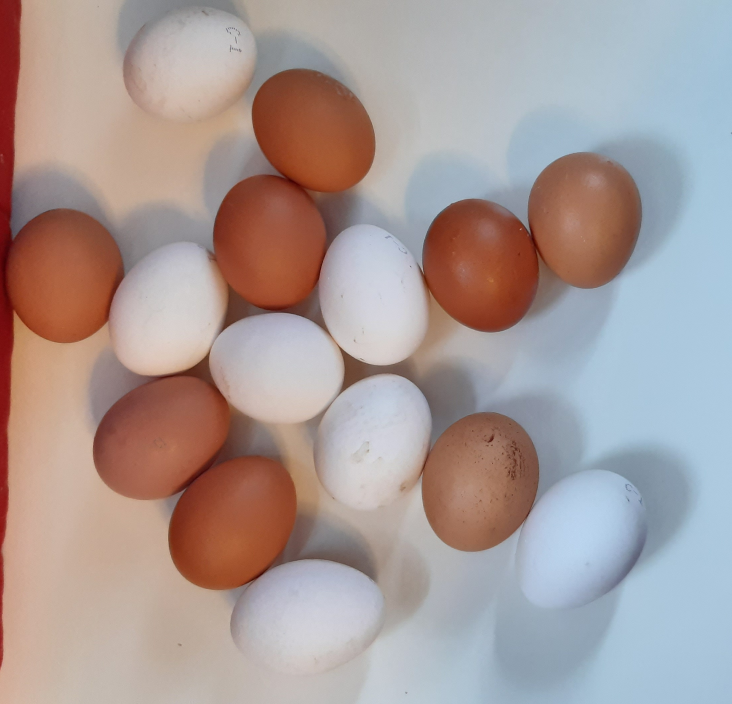
#> input picture data/01.jpg, 2196 x 2112 px (shown at 1/3 size)
$ python -i main.py   (imports and definitions only)
#> lines starting #> are read from the running program, lines starting #| are printed output that depends on the picture; after the words box and inside, x2 and y2 are one past the last pixel; in counts of white or black regions, pixels touching at a corner belong together
#> further down, picture is the input picture: shape (2112, 2196, 3); mean B, G, R 152.3, 154.7, 168.9
from fastapi import FastAPI, File, UploadFile
from fastapi.responses import JSONResponse
import cv2
import numpy as np
from PIL import Image
import io
import base64

# [1 line not run here, left out]

# Предполагается, что глобально определён словарь:
CLASSES = {1: 'белое яйцо', 2: 'коричневое яйцо'}

def encode_image(img):
    _, buffer = cv2.imencode('.png', img)
    return base64.b64encode(buffer).decode('utf-8')

def clean_mask(mask, size):
    kernel = cv2.getStructuringElement(cv2.MORPH_ELLIPSE, (size, size))
    cleaned = cv2.morphologyEx(mask, cv2.MORPH_OPEN, kernel)
    closed = cv2.morphologyEx(cleaned, cv2.MORPH_CLOSE, kernel)
    return closed

def process_image(image):
    # Разделение на каналы
    b, g, r, *_ = cv2.split(image)
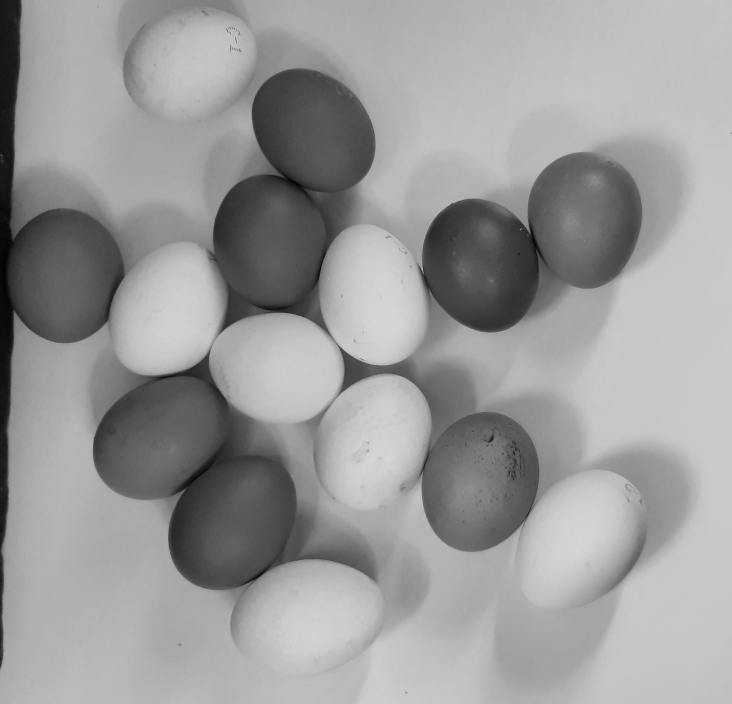
#> g: shape (2112, 2196) (shown at 1/3 size); min 0, max 218, mean 154.7
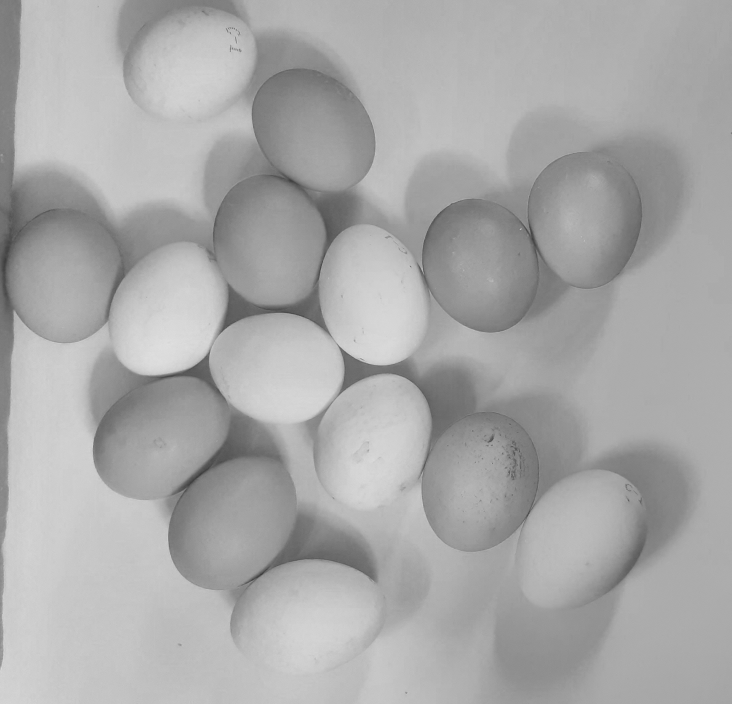
#> r: shape (2112, 2196) (shown at 1/3 size); min 46, max 227, mean 168.9

    # Бинаризация каждого канала
    _, white_red_mask = cv2.threshold(r, 200, 255, cv2.THRESH_BINARY)
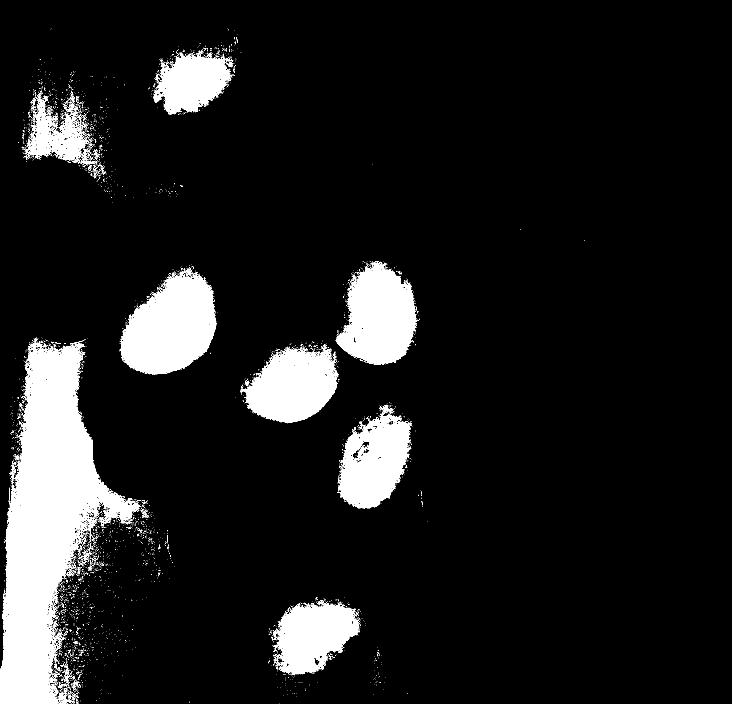
#> white_red_mask: shape (2112, 2196) (shown at 1/3 size); 10.3% white; 4638 white regions (4487 under 20 px), largest, box (x1, y1, x2, y2) and area: (0, 1019, 420, 2112) 193712, (359, 815, 651, 1124) 60051, (1007, 783, 1257, 1095) 49114
    _, white_green_mask = cv2.threshold(g, 185, 255, cv2.THRESH_BINARY)
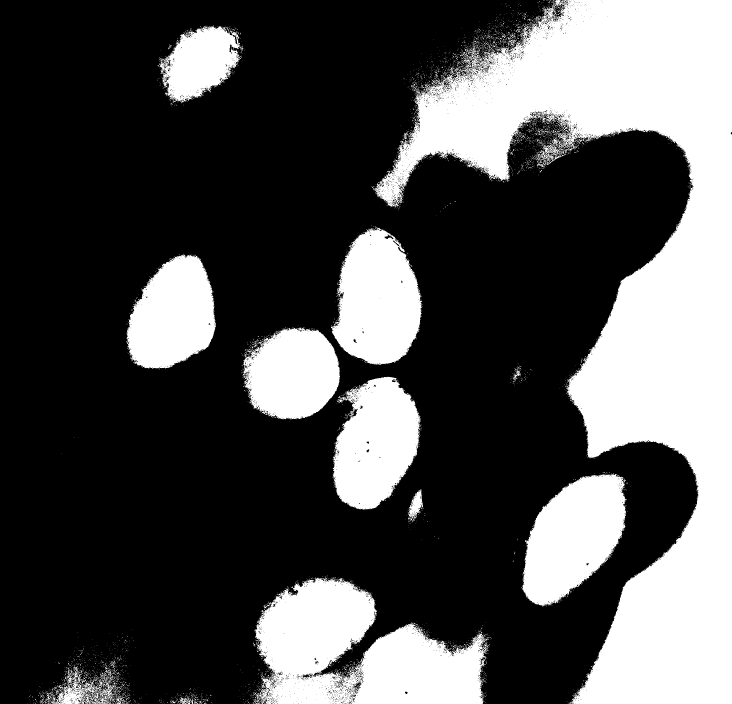
#> white_green_mask: shape (2112, 2196) (shown at 1/3 size); 30.7% white; 4106 white regions (4005 under 20 px), largest, box (x1, y1, x2, y2) and area: (1119, 0, 2196, 2112) 831779, (763, 1731, 1466, 2112) 168021, (1567, 1420, 1880, 1820) 81639
    _, white_blue_mask = cv2.threshold(b, 150, 255, cv2.THRESH_BINARY)
#> white_blue_mask: shape (2112, 2196); 64% white; 2428 black regions (2367 under 20 px), largest, box (x1, y1, x2, y2) and area: (0, 0, 1929, 2050) 1654743, (1813, 1576, 1942, 1782) 4754, (530, 1929, 547, 1944) 153

    _, brown_down_red_mask = cv2.threshold(r, 60, 255, cv2.THRESH_BINARY)
#> brown_down_red_mask: shape (2112, 2196); 100% white; black in thin lines or dots, all inside (x1, y1, x2, y2) = (567, 717, 1599, 1742)
    _, brown_up_red_mask = cv2.threshold(r, 210, 255, cv2.THRESH_BINARY_INV)
#> brown_up_red_mask: shape (2112, 2196); 98.5% white; 1828 black regions (1783 under 20 px), largest, box (x1, y1, x2, y2) and area: (388, 912, 638, 1117) 29496, (1056, 894, 1219, 1087) 17443, (1050, 1331, 1184, 1499) 8040
    _, brown_down_green_mask = cv2.threshold(g, 60, 255, cv2.THRESH_BINARY)
#> brown_down_green_mask: shape (2112, 2196); 95.7% white; 918 black regions (878 under 20 px), largest, box (x1, y1, x2, y2) and area: (0, 0, 156, 2000) 71244, (664, 251, 995, 996) 31704, (1374, 659, 1641, 989) 27943
    _, brown_up_green_mask = cv2.threshold(g, 200, 255, cv2.THRESH_BINARY_INV)
#> brown_up_green_mask: shape (2112, 2196); 93.5% white; 8201 black regions (8016 under 20 px), largest, box (x1, y1, x2, y2) and area: (2018, 717, 2196, 1605) 60574, (1052, 738, 1243, 1086) 47192, (1609, 1459, 1850, 1748) 42811
    _, brown_down_blue_mask = cv2.threshold(b, 110, 255, cv2.THRESH_BINARY)
#> brown_down_blue_mask: shape (2112, 2196); 76.3% white; 430 black regions (410 under 20 px), largest, box (x1, y1, x2, y2) and area: (278, 1040, 1131, 1773) 291454, (620, 205, 1370, 1294) 272498, (1254, 460, 1926, 1014) 227188
    _, brown_up_blue_mask = cv2.threshold(b, 250, 255, cv2.THRESH_BINARY_INV)
#> brown_up_blue_mask: shape (2112, 2196); every value is 255

    brown_red_mask = cv2.bitwise_and(brown_down_red_mask, brown_up_red_mask)
    brown_green_mask = cv2.bitwise_and(brown_down_green_mask, brown_up_green_mask)
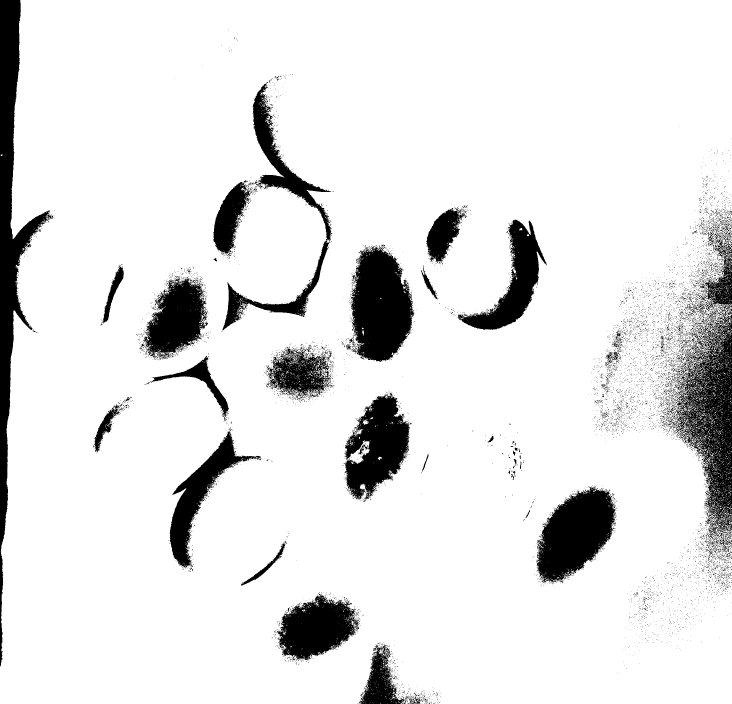
#> brown_green_mask: shape (2112, 2196) (shown at 1/3 size); 89.2% white; 9119 black regions (8894 under 20 px), largest, box (x1, y1, x2, y2) and area: (0, 0, 156, 2000) 71244, (2018, 717, 2196, 1605) 60574, (1052, 738, 1243, 1086) 47192
    brown_blue_mask = cv2.bitwise_and(brown_down_blue_mask, brown_up_blue_mask)

    # Формирование объединённых масок
    white_combined_mask = cv2.bitwise_and(white_red_mask, cv2.bitwise_and(white_green_mask, white_blue_mask))
#> white_combined_mask: shape (2112, 2196); 5.2% white; 1760 white regions (1705 under 20 px), largest, box (x1, y1, x2, y2) and area: (378, 815, 648, 1106) 53630, (1010, 783, 1257, 1095) 49029, (1014, 1239, 1236, 1526) 39773
    brown_combined_mask = cv2.bitwise_and(brown_red_mask, cv2.bitwise_and(brown_green_mask, brown_blue_mask))

    white_closed = clean_mask(white_combined_mask, size=5)
    brown_closed = clean_mask(brown_combined_mask, size=10)
#> call 2 of clean_mask, with size = 10
#> in clean_mask (call 2), `closed = cv2.morphologyEx(cleaned, cv2.MORPH_CLOSE, kernel)`:
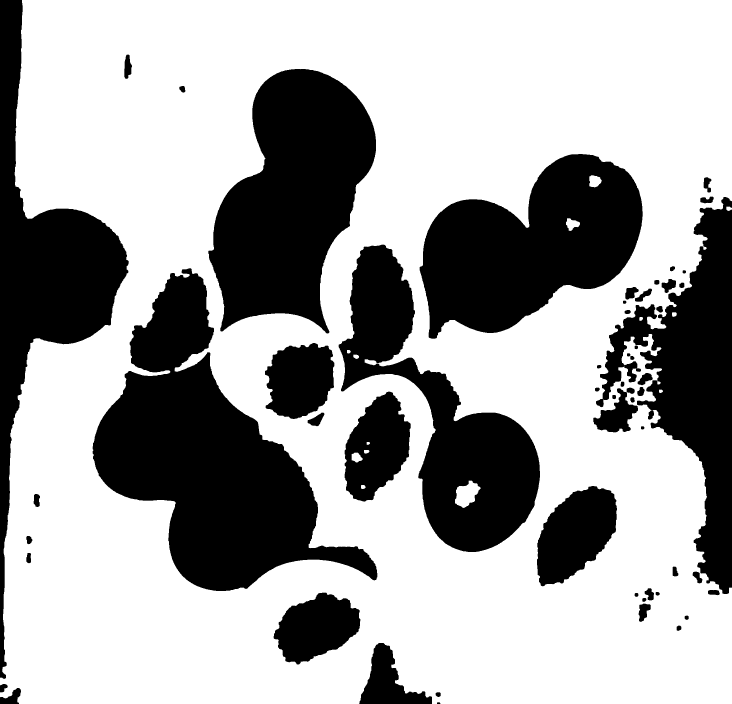
#> closed: shape (2112, 2196) (shown at 1/3 size); 65.3% white; 56 black regions

    white_contours, _ = cv2.findContours(white_closed, cv2.RETR_EXTERNAL, cv2.CHAIN_APPROX_SIMPLE)
#> white_contours = 19 contours, 11 with area under 20; largest, box (x1, y1, x2, y2) and area: (381, 832, 646, 1105) 51527, (1010, 799, 1249, 1092) 46604, (1018, 1244, 1227, 1524) 38818, (750, 1054, 1009, 1257) 35858, (837, 1815, 1075, 2022) 31639, (490, 169, 680, 307) 16457, (688, 193, 697, 200) 30, (182, 2088, 188, 2095) 21
    brown_contours, _ = cv2.findContours(brown_closed, cv2.RETR_EXTERNAL, cv2.CHAIN_APPROX_SIMPLE)
#> brown_contours = 5 contours; box (x1, y1, x2, y2) and area: (0, 0, 2196, 2112) 4225420, (2179, 620, 2196, 633) 146, (2016, 937, 2030, 951) 142, (1918, 951, 1929, 963) 88, (1977, 1169, 1989, 1179) 82

    # Фильтрация контуров по площади
    min_area = 20000
    max_area = 150000
    filtered_white = [cnt for cnt in white_contours if min_area < cv2.contourArea(cnt) < max_area]
#> filtered_white = 5 contours; box (x1, y1, x2, y2) and area: (381, 832, 646, 1105) 51527, (1010, 799, 1249, 1092) 46604, (1018, 1244, 1227, 1524) 38818, (750, 1054, 1009, 1257) 35858, (837, 1815, 1075, 2022) 31639
    filtered_brown = [cnt for cnt in brown_contours if min_area < cv2.contourArea(cnt) < max_area]
#> filtered_brown = []

    # Рисование результатов
    result = cv2.cvtColor(image, cv2.COLOR_BGR2RGB)
    res_white = result.copy()
    res_brown = result.copy()
    cv2.drawContours(res_white, filtered_white, -1, (255, 0, 0), 25)
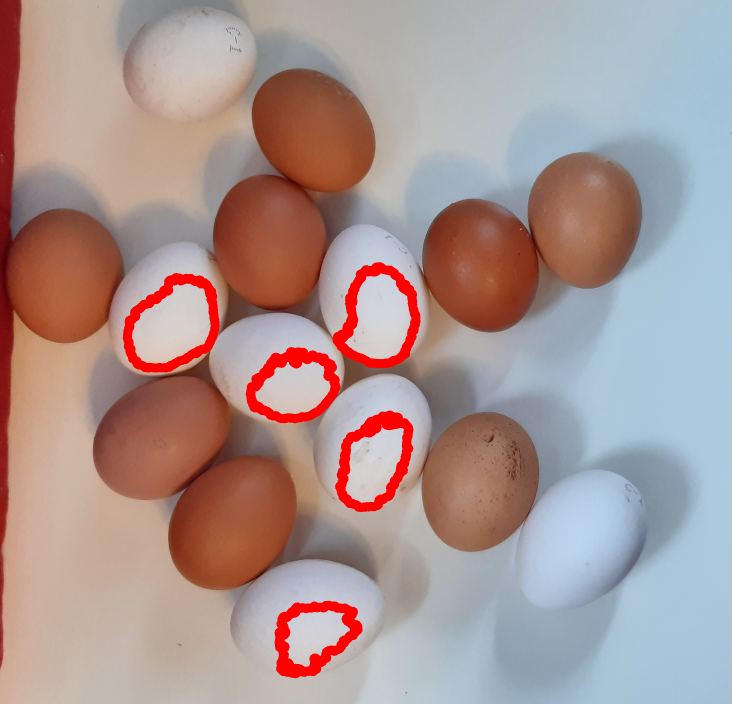
#> res_white: shape (2112, 2196, 3) (shown at 1/3 size); mean R, G, B 170.3, 149.5, 147.2
    cv2.drawContours(res_brown, filtered_brown, -1, (50, 150, 50), 25)

    # Кодирование изображений
    return {
        "r": encode_image(r),
        "g": encode_image(g),
        "b": encode_image(b),
        "original": encode_image(result),
        "white_red_mask": encode_image(white_red_mask),
        "white_green_mask": encode_image(white_green_mask),
        "white_blue_mask": encode_image(white_blue_mask),
        "brown_down_red_mask": encode_image(brown_down_red_mask),
        "brown_up_red_mask": encode_image(brown_up_red_mask),
        "brown_down_blue_mask": encode_image(brown_down_blue_mask),
        "brown_up_blue_mask": encode_image(brown_up_blue_mask),
        "brown_down_green_mask": encode_image(brown_down_green_mask),
        "brown_up_green_mask": encode_image(brown_up_green_mask),
        "brown_red_mask": encode_image(brown_red_mask),
        "brown_green_mask": encode_image(brown_green_mask),
        "brown_blue_mask": encode_image(brown_blue_mask),
        "combined_white": encode_image(white_closed),
        "combined_brown": encode_image(brown_closed),
        "result_white": encode_image(res_white),
        "result_brown": encode_image(res_brown),
        "count_white": len(filtered_white),
        "count_brown": len(filtered_brown)
    }

# [6 lines not run here, left out]

>>> import cv2
>>> picture = cv2.imread('../data/01.jpg')
>>> result = process_image(picture)
#> result = 22 items

$ run again, on data/02.jpg
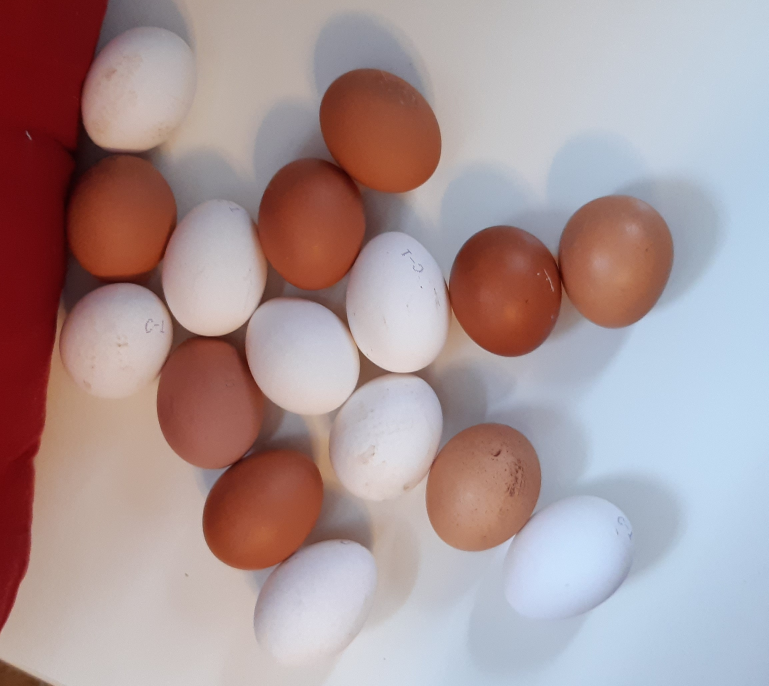
#> input picture data/02.jpg, 2305 x 2057 px (shown at 1/3 size)
#> picture is the input picture: shape (2057, 2305, 3); mean B, G, R 153.2, 151.3, 170.4
#> in process_image, `_, white_red_mask = cv2.threshold(r, 200, 255, cv2.THRESH_BINARY)`:
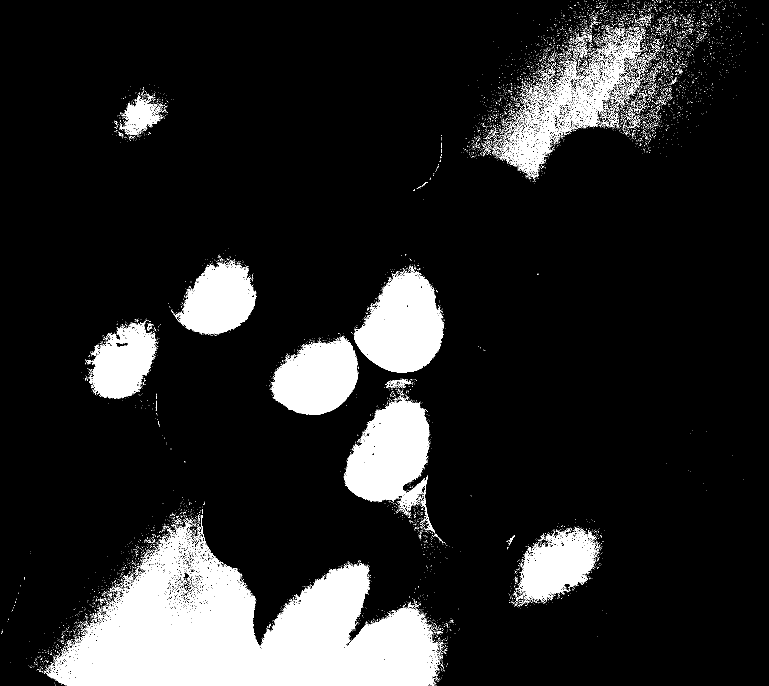
#> white_red_mask: shape (2057, 2305) (shown at 1/3 size); 12.4% white; 12601 white regions (12256 under 20 px), largest, box (x1, y1, x2, y2) and area: (141, 1579, 1319, 2057) 278185, (1031, 1192, 1289, 1554) 54733, (1062, 798, 1332, 1118) 53497
#> white_green_mask: shape (2057, 2305); 41.1% white; 4603 white regions (4505 under 20 px), largest, box (x1, y1, x2, y2) and area: (108, 0, 2305, 2057) 1754099, (1058, 734, 1334, 1117) 71945, (818, 973, 1076, 1242) 50096
#> white_blue_mask: shape (2057, 2305); 64.8% white; 2476 black regions (2413 under 20 px), largest, box (x1, y1, x2, y2) and area: (0, 0, 2024, 1906) 1654358, (0, 1971, 165, 2057) 7015, (1211, 1459, 1226, 1470) 111
#> brown_down_red_mask: shape (2057, 2305); 99.5% white; 175 black regions (166 under 20 px), largest, box (x1, y1, x2, y2) and area: (180, 325, 351, 910) 21045, (301, 842, 409, 856) 483, (1005, 498, 1051, 539) 403
#> brown_up_red_mask: shape (2057, 2305); 96.5% white; 4266 black regions (4187 under 20 px), largest, box (x1, y1, x2, y2) and area: (815, 1754, 1066, 2013) 36922, (1074, 871, 1312, 1117) 33989, (1055, 1242, 1271, 1500) 29902
#> brown_down_green_mask: shape (2057, 2305); 88.1% white; 2009 black regions (1961 under 20 px), largest, box (x1, y1, x2, y2) and area: (0, 0, 788, 1893) 409274, (762, 222, 1126, 852) 61825, (612, 1297, 901, 1644) 30797
#> brown_up_green_mask: shape (2057, 2305); 75.4% white; 7158 black regions (6953 under 20 px), largest, box (x1, y1, x2, y2) and area: (1515, 0, 2305, 2057) 788851, (808, 1678, 1501, 2057) 142485, (1516, 1507, 1875, 1856) 77436
#> brown_down_blue_mask: shape (2057, 2305); 72.6% white; 607 black regions (586 under 20 px), largest, box (x1, y1, x2, y2) and area: (0, 0, 1106, 1899) 748298, (749, 204, 1324, 1179) 251684, (1332, 590, 2020, 1071) 209547
#> brown_up_blue_mask: shape (2057, 2305); 100% white; black in thin lines or dots, all inside (x1, y1, x2, y2) = (1612, 1595, 1797, 1753)
#> brown_green_mask: shape (2057, 2305); 63.5% white; 9167 black regions (8914 under 20 px), largest, box (x1, y1, x2, y2) and area: (1515, 0, 2305, 2057) 788851, (0, 0, 788, 1893) 409274, (808, 1678, 1501, 2057) 142485
#> white_combined_mask: shape (2057, 2305); 11.8% white; 12279 white regions (11944 under 20 px), largest, box (x1, y1, x2, y2) and area: (141, 1579, 1319, 2057) 276586, (1037, 1192, 1289, 1534) 53398, (1062, 798, 1332, 1117) 53339
#> brown_combined_mask: shape (2057, 2305); 47.5% white; 6918 white regions (6772 under 20 px), largest, box (x1, y1, x2, y2) and area: (0, 0, 2193, 2057) 2132256, (1949, 1684, 2305, 2057) 67017, (1350, 1361, 1534, 1608) 24442
#> cleaned: shape (2057, 2305); 9% white; 235 white regions (84 under 20 px), largest, box (x1, y1, x2, y2) and area: (222, 1702, 1300, 2057) 228772, (1064, 823, 1328, 1117) 50563, (1041, 1203, 1287, 1504) 49083
#> closed: shape (2057, 2305); 9.3% white; 104 white regions (45 under 20 px), largest, box (x1, y1, x2, y2) and area: (158, 1695, 1300, 2057) 242538, (1064, 823, 1328, 1117) 51131, (1041, 1203, 1287, 1504) 49558
#> cleaned: shape (2057, 2305); 43.3% white; 26 white regions, largest, box (x1, y1, x2, y2) and area: (0, 0, 2189, 2057) 1977090, (1983, 1728, 2305, 2057) 48703, (1355, 1389, 1519, 1586) 19820
#> closed: shape (2057, 2305); 43.5% white; 10 white regions
#> white_contours = 104 contours, 59 with area under 20; largest, box (x1, y1, x2, y2) and area: (158, 1695, 1300, 2057) 242449, (1064, 823, 1328, 1117) 50716, (1041, 1203, 1287, 1504) 49145, (826, 1019, 1072, 1242) 37025, (570, 800, 764, 987) 25764
#> brown_contours = 8 contours; box (x1, y1, x2, y2) and area: (0, 0, 2190, 2057) 2579101, (1984, 1713, 2305, 2057) 48873, (1780, 766, 1832, 828) 2498, (1878, 674, 1918, 707) 1064, (1645, 198, 1655, 208) 60, (1515, 345, 1525, 355) 59, (1870, 0, 1881, 6) 38, (315, 2052, 325, 2057) 34
#> filtered_white = 4 contours; box (x1, y1, x2, y2) and area: (1064, 823, 1328, 1117) 50716, (1041, 1203, 1287, 1504) 49145, (826, 1019, 1072, 1242) 37025, (570, 800, 764, 987) 25764
#> filtered_brown = 1 contour; box (x1, y1, x2, y2) and area: (1984, 1713, 2305, 2057) 48873
#> in process_image, `cv2.drawContours(res_white, filtered_white, -1, (255, 0, 0), 25)`:
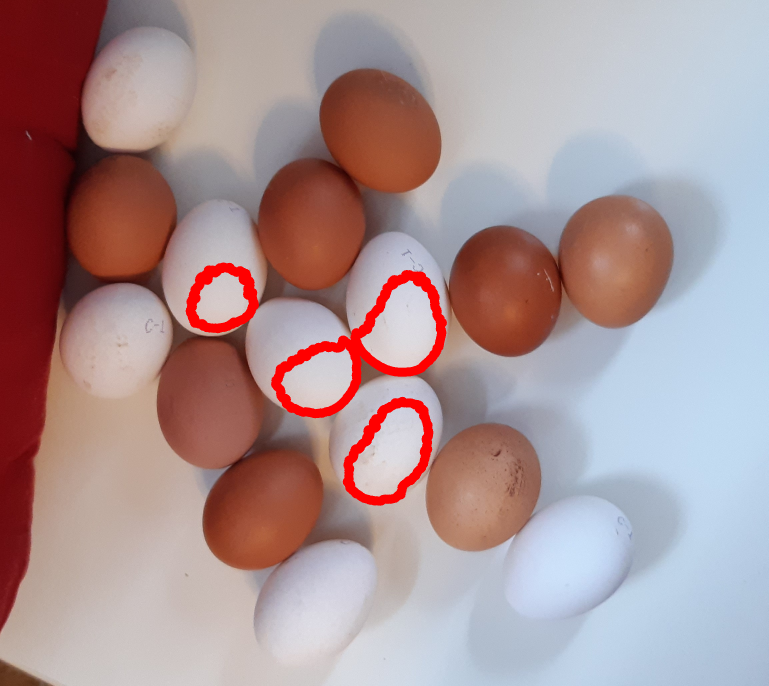
#> res_white: shape (2057, 2305, 3) (shown at 1/3 size); mean R, G, B 171.4, 147.8, 149.6
#> `result = process_image(picture)`: result = 22 items
